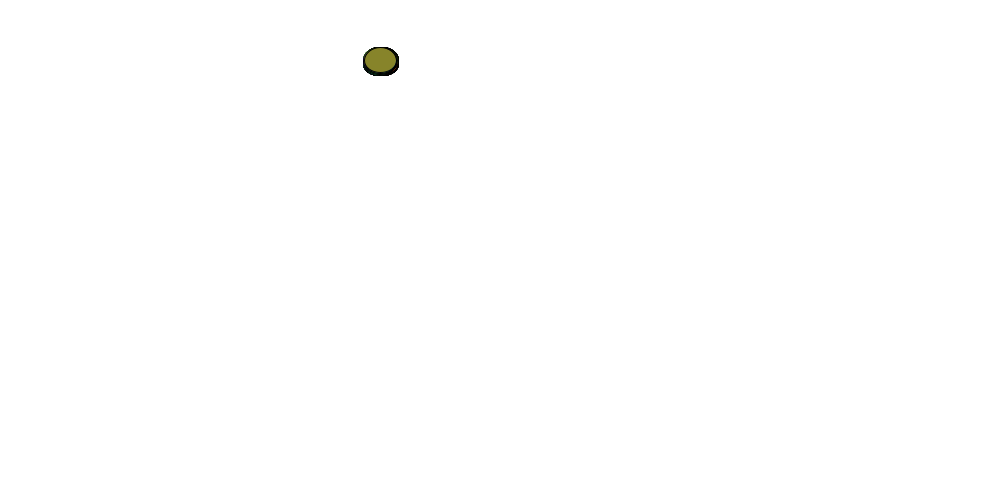
Frame 1 (no input)
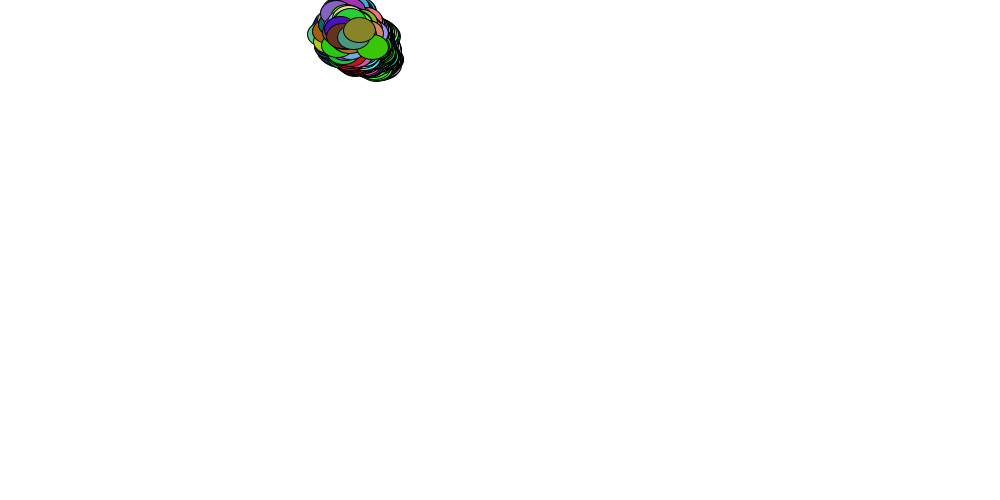
Frame 60 (the mouse pressed at the canvas centre just before this capture)
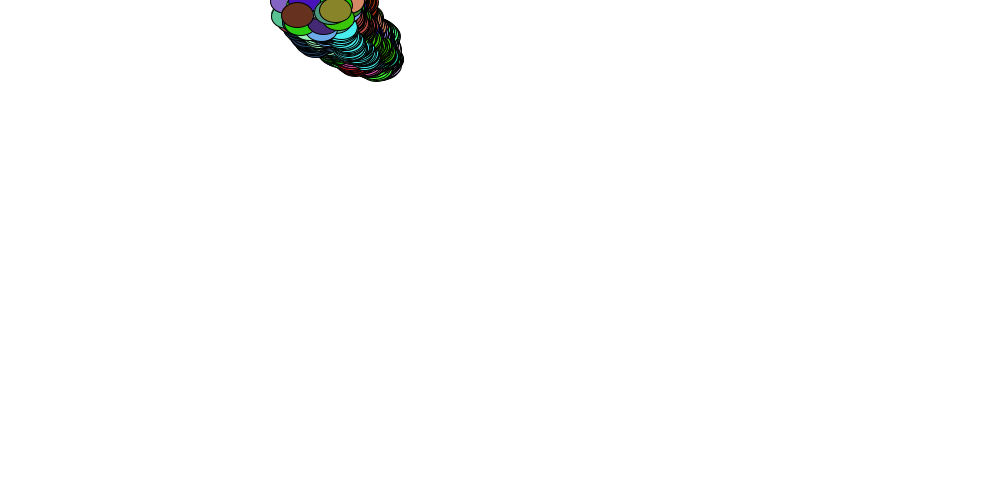
Frame 120 (the mouse held since frame 60 and released just before this capture)

The Processing sketch that drew these frames (run headless with seeded random() and noise(); from frame 60 on, the mouse is pressed at the canvas centre):

// Processing sketch: sketch_MovingDots
// ── sketch_MovingDots.pde
int w, h;
int x, y, x1, y1;
ArrayList<myDot> dots;
int numDots = 300;
void setup(){
  dots = new ArrayList<myDot>();
  w = int(random(20, 40)); 
  h = int(random(20, 40));
  x = int(random(20, 400)); 
  y = int(random(20, 200));

  for(int i = 0; i < numDots; i++){
    myDot dot = new myDot(x, y, w, h);
  dots.add(dot);
}
  size(1000, 500);
  background(255);
  colorMode(HSB);
}

void draw(){

  for(myDot d : dots){
    d.draw();
  }
}

// ── sketch_MyDots.pde
class myDot{
  int x, y, w, h;
  color c;
  
  myDot(int x, int y, int w, int h){
    this.x = x;
    this.y = y;
    this.w = w;
    this.h = h;
    this.c = color(random(255), random(255), random(255));
  }
  
  void move(){
  x += random(-2, 2);
  y += random(-2, 2);
  }
  
  void draw(){
  fill(c);
  move();
  ellipse(x, y, w, h);
  }
  
}
